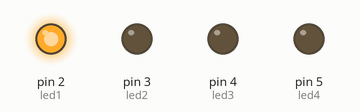
Simulated run of this sketch. Board: Arduino Uno, built with avr-gcc and run on an emulated ATmega328P. On the bench: output pins drawn as LEDs (lit = HIGH).

Above: at 0.02 s.
At 0.52 s:
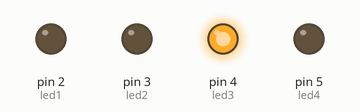
At 1.37 s:
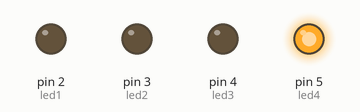
At 2.07 s:
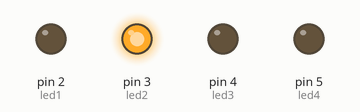
At 2.7 s:
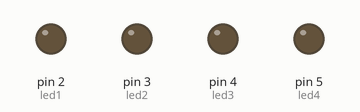
Timing chart, 0 to 3.0 s (numbered marks = the images above):
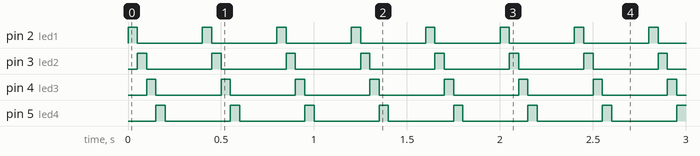

The sketch:

Four_Blinking_LEDS.ino
```cpp
/***********************************************************
File name:   02_Four blinkingLed.ino Description:
Lit LED, let LED blinks.
***********************************************************/

int led1 = 2;// LED connected to digital pin 2
int led2 = 3;// LED connected to digital pin 3
int led3 = 4;// LED connected to digital pin 4
int led4 = 5;// LED connected to digital pin 5


// the setup routing runs once when you press reset:
void setup() {

  // initialize the digital pin as on output..
     pinMode(led1,OUTPUT);
     pinMode(led2,OUTPUT);
     pinMode(led3,OUTPUT);
     pinMode(led4,OUTPUT);
 }

// the loop routing runs over and over again forever:

void loop() {

  digitalWrite(led1,HIGH);// turn the LED on (HIGH is the voltage level)
  delay(50);           // wait for a second
  digitalWrite(led1,LOW); // turn the LED off by making the voltage LOW
  digitalWrite(led2,HIGH);// turn the LED on (HIGH is the voltage level
  delay(50);// wait for a second
  digitalWrite(led2,LOW);// turn the LED off by making the voltage LOW
  digitalWrite(led3,HIGH);// turn the LED on (HIGH is the voltage level
  delay(50);// wait for a second
  digitalWrite(led3,LOW);// turn the LED off by making the voltage LOW
  digitalWrite(led4,HIGH);// turn the LED on (HIGH is the voltage level
  delay(50);// wait for a second
  digitalWrite(led4,LOW);// turn the LED off by making the voltage LOW
  delay(200);// wait for a second

}
```

Measured:
- by itself, pin 2 (led1), pin 3 (led2), pin 4 (led3), pin 5 (led4): alternates HIGH for 0.05 s and LOW for 0.35 s
